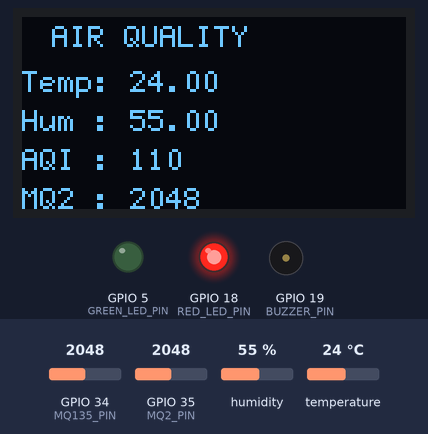
A sketch run on a simulated ESP32. On the bench: 128×64 one-colour display, output pins drawn as LEDs (lit = HIGH), buzzer (waves = sounding, pin HIGH). The test bench sets the inputs (shaded band); at power-on: GPIO 34 (MQ135_PIN) = 2048, GPIO 35 (MQ2_PIN) = 2048, humidity 55 %, temperature 24 °C. WiFi joins after 1.5 s; servers stay silent unless stated; what the sketch prints to the serial monitor is not drawn.

Above: at 6.0 s.
6.1 s: GPIO 34 (MQ135_PIN) set to 2131
At 8.1 s:
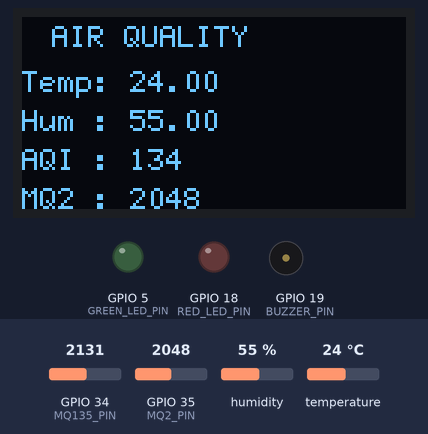
15.1 s: GPIO 34 (MQ135_PIN) set to 2250
At 17.7 s:
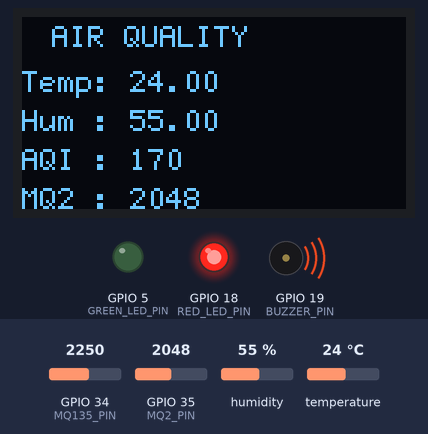
18.5 s: GPIO 34 (MQ135_PIN) set to 1228
At 19.6 s:
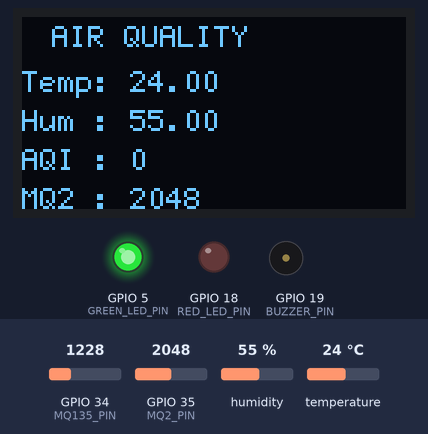
20.5 s: GPIO 35 (MQ2_PIN) set to 2815
At 22.0 s:
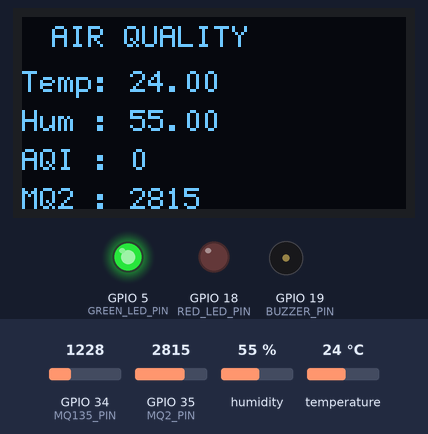
22.5 s: GPIO 35 (MQ2_PIN) set to 2885
At 23.8 s:
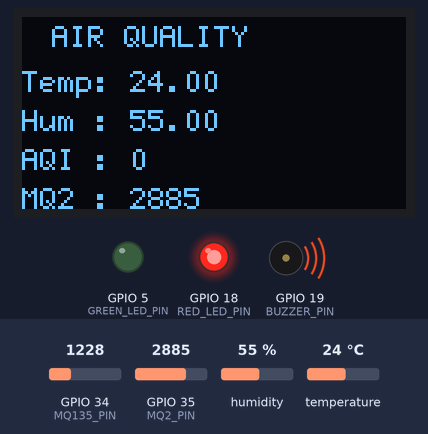
24.5 s: humidity set to 22 %
At 26.2 s:
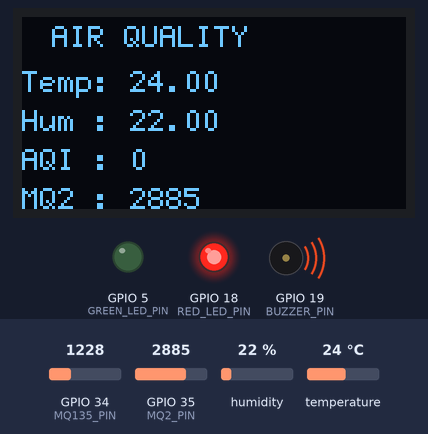
Timing chart, 0 to 27.5 s (numbered marks = the images above; inputs shaded):
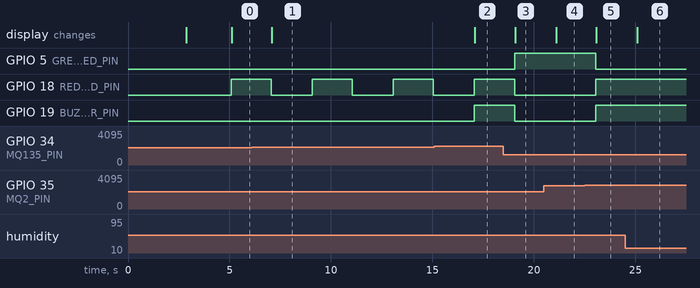

Measured:
- the behaviour switches between 2184 and 2185 on GPIO 34 (MQ135_PIN) (found by bisection; images 1 and 2)
- the behaviour switches between 2848 and 2849 on GPIO 35 (MQ2_PIN) (found by bisection; images 4 and 5)
- after the input at 6.1 s, the display: changes after 0.97 s (image 1)
- after the input at 15.1 s, GPIO 19 (BUZZER_PIN): LOW → HIGH after 2.0 s; the display: changes after 2.0 s (image 2)
- after the input at 18.5 s, GPIO 5 (GREEN_LED_PIN): LOW → HIGH after 0.55 s; GPIO 18 (RED_LED_PIN), GPIO 19 (BUZZER_PIN): HIGH → LOW after 0.55 s; the display: changes after 0.57 s (image 3)
- after the input at 20.5 s, the display: changes after 0.60 s (image 4)
- after the input at 22.5 s, GPIO 5 (GREEN_LED_PIN): HIGH → LOW after 0.55 s; GPIO 18 (RED_LED_PIN), GPIO 19 (BUZZER_PIN): LOW → HIGH after 0.55 s; the display: changes after 0.57 s (image 5)
- after the input at 24.5 s, the display: changes after 0.60 s (image 6)

The sketch:

code.ino
```cpp
#define BLYNK_TEMPLATE_ID "TMPL3-n-cLd3R"
#define BLYNK_TEMPLATE_NAME "airMonitor1"
#define BLYNK_AUTH_TOKEN "Qt5Joadw_D4H8s0F3qgRhy3c9bPoU9N9"
#define BLYNK_PRINT Serial

#include <WiFi.h>
#include <BlynkSimpleEsp32.h>
#include <Arduino.h>
#include <U8g2lib.h>
#include <Wire.h>
#include <DHT.h>

// -------- WIFI --------
char ssid[] = "iQOO Neo 10R";
char pass[] = "ammuchinnu";

// -------- OLED --------
U8G2_SH1106_128X64_NONAME_F_HW_I2C u8g2(U8G2_R0, U8X8_PIN_NONE);

// -------- DHT --------
#define DHTPIN 4
#define DHTTYPE DHT11
DHT dht(DHTPIN, DHTTYPE);

// -------- MQ --------
#define MQ2_PIN 35
#define MQ135_PIN 34

int mq135_base = 0;
int mq2_base = 0;

// -------- ALERT --------
#define RED_LED_PIN 18
#define GREEN_LED_PIN 5
#define BUZZER_PIN 19

BlynkTimer timer;

// -------- READ AVERAGE --------
int readMQAverage(int pin) {
  long sum = 0;
  for (int i = 0; i < 10; i++) {
    sum += analogRead(pin);
    delay(10);
  }
  return sum / 10;
}

// -------- MAIN FUNCTION --------
void sendData() {

  float temp = dht.readTemperature();
  float hum = dht.readHumidity();
  if (isnan(temp) || isnan(hum)) return;

  int mq2 = readMQAverage(MQ2_PIN);
  int mq135 = readMQAverage(MQ135_PIN);

  // -------- AQI (SCALED TO 100s) --------
  int aqi = (mq135 - mq135_base)*0.3+110;
  aqi = constrain(aqi, 0, 200);

  // -------- GAS DETECTION --------
  bool gasLeak = mq2 > (mq2_base + 800);

  // -------- STATUS --------
  String status;
  if (gasLeak) status = "GAS LEAK!";
  else if (aqi <= 50) status = "GOOD";
  else if (aqi <= 100) status = "MOD";
  else if (aqi <= 150) status = "WARN";
  else status = "DANGER";

  // -------- BLYNK --------
  Blynk.virtualWrite(V0, temp);
  Blynk.virtualWrite(V1, hum);
  Blynk.virtualWrite(V2, mq2);
  Blynk.virtualWrite(V3, status);
  Blynk.virtualWrite(V4, mq135);

  // -------- ALERT SYSTEM --------
  static bool blinkState = false;
  blinkState = !blinkState;

  if (gasLeak) {
    digitalWrite(RED_LED_PIN, HIGH);
    digitalWrite(GREEN_LED_PIN, LOW);
    digitalWrite(BUZZER_PIN, HIGH);

  } else if (aqi <= 50) {
    digitalWrite(GREEN_LED_PIN, HIGH);
    digitalWrite(RED_LED_PIN, LOW);
    digitalWrite(BUZZER_PIN, LOW);

  } else if (aqi <= 100) {
    digitalWrite(GREEN_LED_PIN, HIGH);
    digitalWrite(RED_LED_PIN, LOW);
    digitalWrite(BUZZER_PIN, LOW);

  } else if (aqi <= 150) {
    digitalWrite(GREEN_LED_PIN, LOW);
    digitalWrite(RED_LED_PIN, blinkState);
    digitalWrite(BUZZER_PIN, LOW);

  } else {
    digitalWrite(GREEN_LED_PIN, LOW);
    digitalWrite(RED_LED_PIN, HIGH);
    digitalWrite(BUZZER_PIN, HIGH);
  }

  // -------- OLED --------
  u8g2.clearBuffer();
  u8g2.setFont(u8g2_font_6x12_tr);

  u8g2.drawStr(10, 10, "AIR QUALITY");

  u8g2.setCursor(0, 25);
  u8g2.print("Temp: ");
  u8g2.print(temp);

  u8g2.setCursor(0, 38);
  u8g2.print("Hum : ");
  u8g2.print(hum);

  u8g2.setCursor(0, 51);
  u8g2.print("AQI : ");
  u8g2.print(aqi);

  u8g2.setCursor(0, 64);
  u8g2.print("MQ2 : ");
  u8g2.print(mq2);

  u8g2.sendBuffer();

  // -------- DEBUG --------
  Serial.print("MQ2: "); Serial.print(mq2);
  Serial.print(" MQ135: "); Serial.print(mq135);
  Serial.print(" AQI: "); Serial.println(aqi);
}

// -------- SETUP --------
void setup() {
  Serial.begin(9600);
  Wire.begin(21, 22);

  dht.begin();
  u8g2.begin();

  pinMode(RED_LED_PIN, OUTPUT);
  pinMode(GREEN_LED_PIN, OUTPUT);
  pinMode(BUZZER_PIN, OUTPUT);

  analogSetPinAttenuation(MQ2_PIN, ADC_11db);
  analogSetPinAttenuation(MQ135_PIN, ADC_11db);

  // -------- AUTO CALIBRATION --------
  for (int i = 0; i < 50; i++) {
    mq135_base += analogRead(MQ135_PIN);
    mq2_base += analogRead(MQ2_PIN);
    delay(20);
  }
  mq135_base /= 50;
  mq2_base /= 50;

  Blynk.begin(BLYNK_AUTH_TOKEN, ssid, pass);
  timer.setInterval(2000L, sendData);

  u8g2.clearBuffer();
  u8g2.setFont(u8g2_font_6x12_tr);
  u8g2.drawStr(10, 30, "Calibrating...");
  u8g2.sendBuffer();
  delay(2000);
}

// -------- LOOP --------
void loop() {
  Blynk.run();
  timer.run();
}
```
